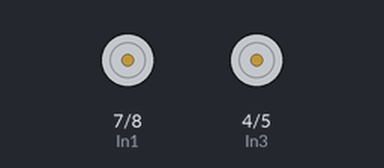
This sketch was run on a simulated Arduino Uno, built with avr-gcc and run on an emulated ATmega328P. Shown: motor-driver pin pairs drawn as motors (green arrow = first pin HIGH = forward, orange = second pin HIGH = backward, longer = more drive, scaled by the enable pin).

Above: at 0.1 s.
At 5.1 s:
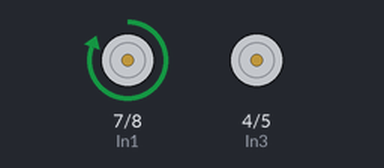
Timing chart, 0 to 6.6 s (numbered marks = the images above):
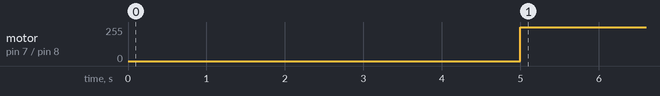

Measured:
- by itself, motor on pin 7 (In1) / pin 8 (In2): stopped → forward 255/255 at 5.0 s

The sketch:

motor_turn_right.ino
```cpp
//initializing the pins
int In1 = 7;
int In2 = 8;
int EnA = 9;
int In3 = 4;
int In4 = 5;
int EnB = 6;


void setup() {

  // initializes serial connection at 9600 bits per second
  Serial.begin(9600);

  // setting pins to output
  pinMode(In1, OUTPUT);
  pinMode(In2, OUTPUT);
  pinMode(EnA, OUTPUT);
  pinMode(In3, OUTPUT);
  pinMode(In4, OUTPUT);
  pinMode(EnB, OUTPUT);
  delay(5000); // delaying five seconds to allow for setup

}

void loop() {

  // setting digital state of In1 and In3 to HIGH to move forward
  digitalWrite(In1, HIGH);
  digitalWrite(In2, LOW);
  digitalWrite(In3, HIGH);
  digitalWrite(In4, LOW);

  // setting left wheels to 255 and right wheels to 0 power
  analogWrite(EnA, 255);
  analogWrite(EnB, 0);

}
```
